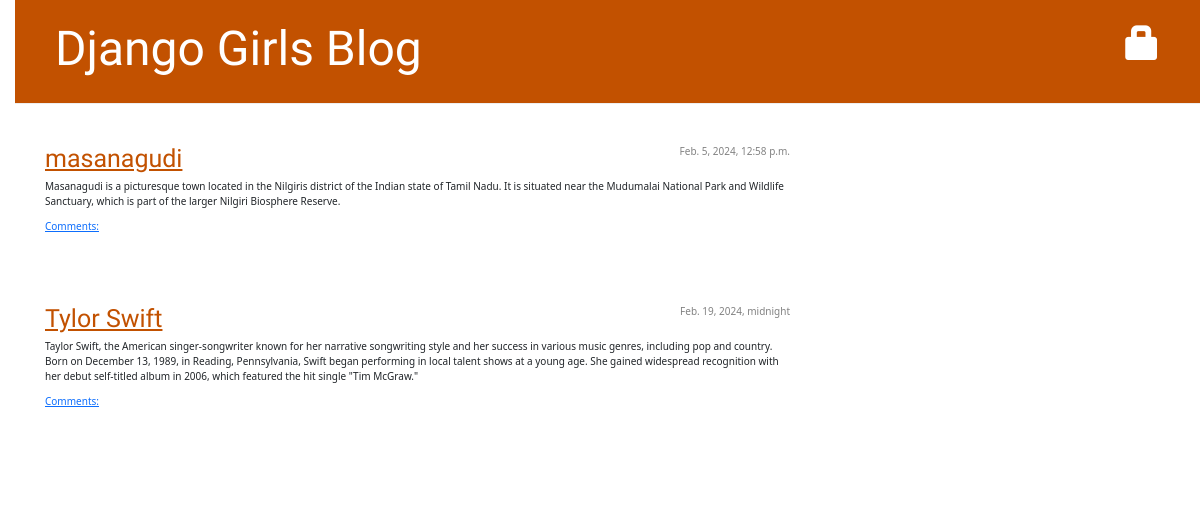
The app's page /, older data.
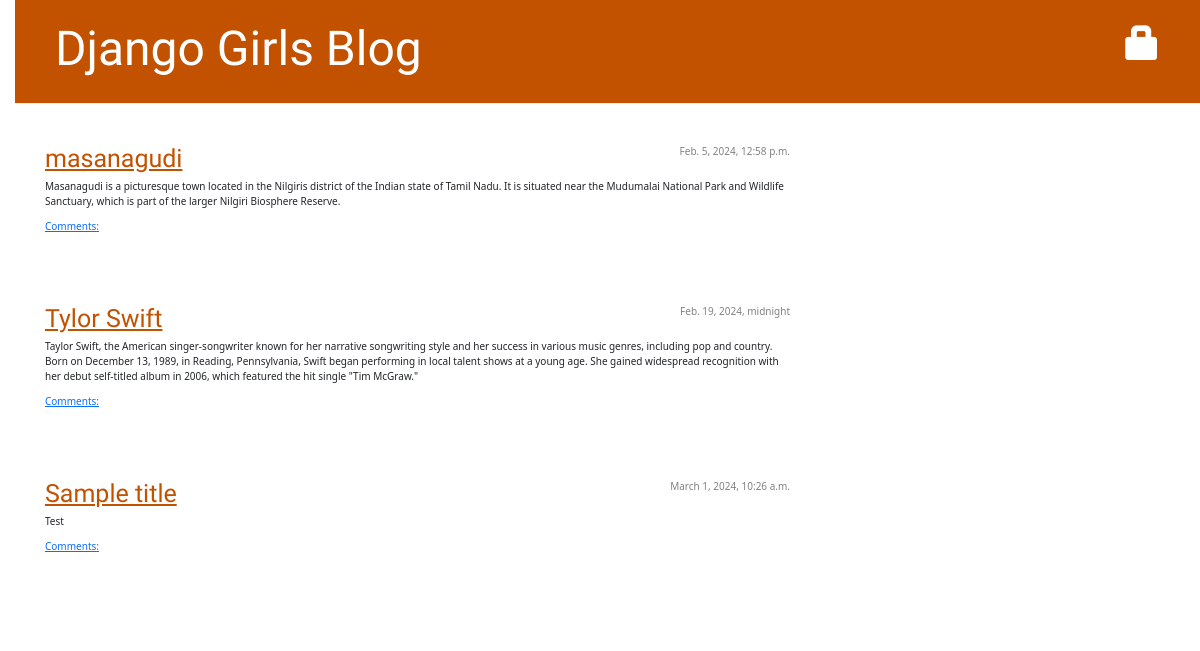
The same page, newer data.
### blog/models.py (models this page shows, shortened)
class Post(models.Model):
    author = models.ForeignKey(settings.AUTH_USER_MODEL, on_delete=models.CASCADE)
    title = models.CharField(max_length=200)
    text = models.TextField()
    created_date = models.DateTimeField(default=timezone.now)
    published_date = models.DateTimeField(blank=True, null=True)

### blog/views.py (the view)
# urls.py: path('', views.post_list, name='post_list'),
def post_list(request):
    posts = Post.objects.filter(published_date__lte=timezone.now()).order_by('published_date')
    return render(request, 'blog/post_list.html', {'posts': posts})

### blog/templates/blog/post_list.html
{% extends 'blog/base.html' %}
{% block content %}
    {% for post in posts %}
        <div class="post">
            <div class="date">
                {{ post.published_date }}
            </div>
            <h1><a href="{% url 'post_detail' pk=post.pk %}">{{ post.title }}</a></h1>
            <p>{{ post.text|linebreaksbr }}</p>
            <a href="{% url 'post_detail' pk=post.pk %}">Comments: {{ post.approved_comments.count }}</a>
        </div>
    {% endfor %}
{% endblock content %}

Row changes from the older to the newer data that the page shows:
added Post: published_date "March 1, 2024, 10:26 a.m.", title "Sample title", text "Test"
